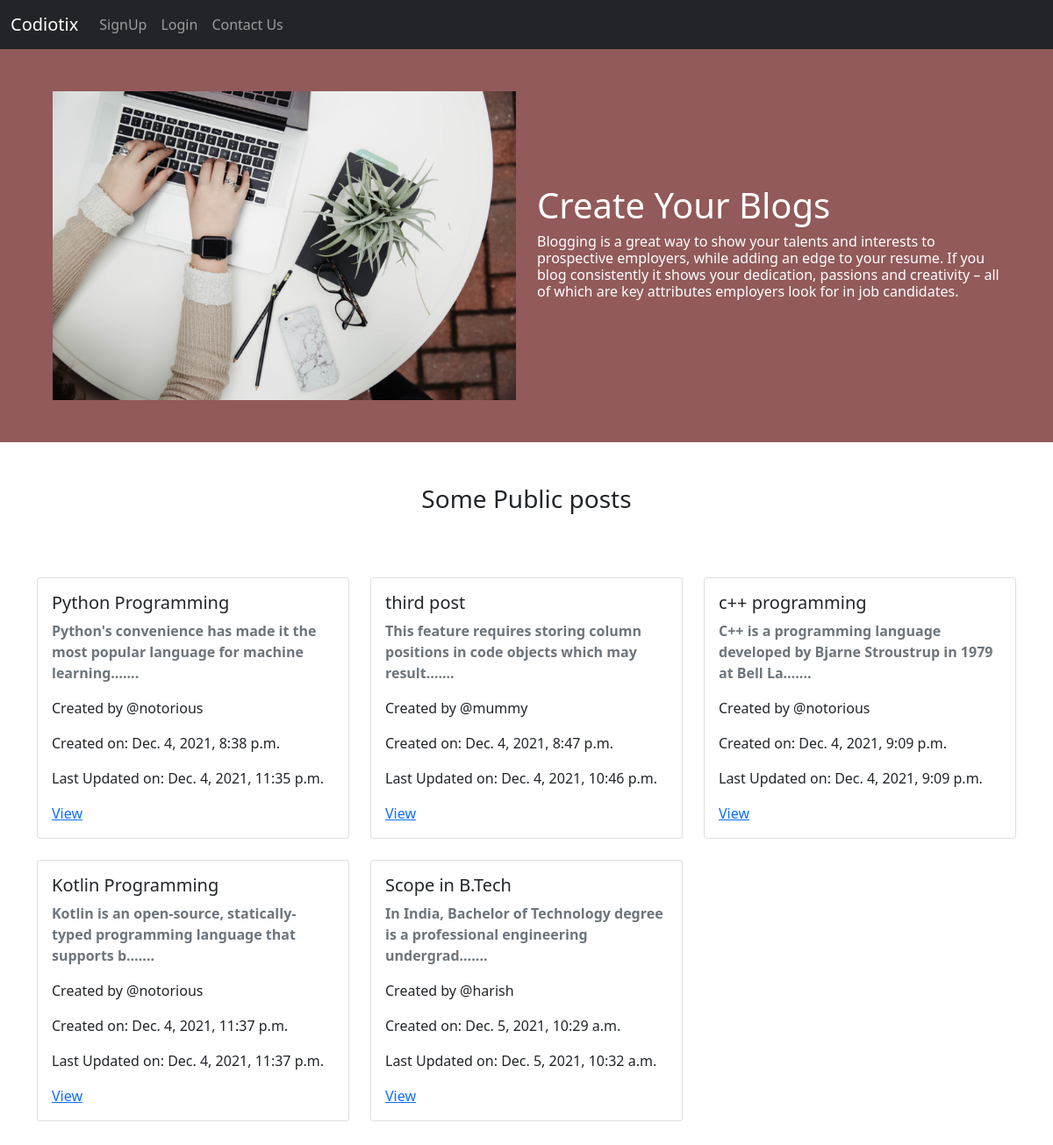
The page / on the database its author committed.
### blog/models.py (models this page shows, shortened)
class Post(models.Model):
    CATEGORIES = (
        ('public' ,'PUBLIC'),
        ('private' ,'PRIVATE'),
    )
    Title = models.CharField(max_length=50)
    Content = models.TextField()
    Type = models.CharField(max_length=30 , choices = CATEGORIES , default="public")
    Creator = models.ForeignKey(User , on_delete=models.CASCADE)
    Created_on = models.DateTimeField(auto_now_add=True)
    Updated_on = models.DateTimeField(auto_now=True)

### blog/views.py (the view)
# urls.py: path('' , views.home , name="home"),
def home(request):
    if request.user.is_authenticated:
        return redirect('dashboard')
    posts = Post.objects.filter(Type ="public")
    context = {
        'posts':posts
    }
    return render(request , 'blog/index.html' , context)

### blog/templates/blog/index.html (shortened to what this page needs)
{%extends 'blog/main.html'%}
{%load static%}
{%block content%}
<header class="my-header w-100 p-5">
<div class="container">
    <div class="row d-flex align-items-center justify-content-center">
        <div class="col-lg-6 col-sm-12 col-md-12">
            <img src="{%static 'img/blogimg.jpg'%}" class="header-img img-fluid">
        </div>
      <div class="col-lg-6 col-sm-12 col-md-12">
        <h1 class="h1 text-sm-center text-md-center text-lg-start text-white">Create Your Blogs</h1>
        <p class="h6 text-white mt-2">
            Blogging is a great way to show your talents and interests to prospective employers, while adding an edge to your resume. If you blog consistently it shows your dedication, passions and creativity – all of which are key attributes employers look for in job candidates.
        </p>
      </div>
    </div>
  </div>
</header>
<div class="container my-5">
<h3 class="h3 text-center">Some Public posts</h3>
<div class="row mt-5 g-4">
  {%for post in posts%}
  <div class="col-4">
      <div class="card">
          <div class="card-body">
            <h5 class="card-title">{{post.Title}}</h5>
            <p class="card-text text-muted"><b>{{post.Content|truncatechars:80}}....</b></p>
            <p class="card-text">Created by @{{post.Creator.username}}</p>
            <p class="card-text">Created on: {{post.Created_on}}</p>
            <p class="card-text">Last Updated on: {{post.Updated_on}}</p>
            <a class="card-link" href="{%url 'SeePost' post.id%}">View</a>
          </div>
        </div>
  </div>
  {%endfor%}
</div>
</div>
{%endblock content%}

### blog/templates/blog/main.html (shortened to what this page needs)
{%load static%}
<!doctype html>
<html lang="en">
  <head>
    <link rel="stylesheet" href="{% static 'css/style.css'%}">
    <link href="https://cdn.jsdelivr.net/npm/bootstrap@5.1.3/dist/css/bootstrap.min.css" rel="stylesheet">
  </head>
  <body>
      {%include 'blog/navbar.html'%}
      {%block content%} {%endblock content%}
  </body>
</html>

### blog/templates/blog/navbar.html (shortened to what this page needs)
{%load static%}
<nav class="navbar navbar-expand-lg navbar-dark bg-dark">
    <div class="container-fluid text-white">
      <a class="navbar-brand">Codiotix</a>
      <div class="collapse navbar-collapse" id="navbarSupportedContent">
        <ul class="navbar-nav  mb-2 mb-lg-0 ml-auto item">
          {%if user.is_authenticated%}
          <li class="nav-item">
            <a class="nav-link" href="{%url 'dashboard'%}">Dashboard</a>
          </li>
          <li class="nav-item">
            <a class="nav-link">Logged in as: @{{user.username}}</a>
          </li>
          <li class="nav-item">
            <a class="nav-link" href="{%url 'logout'%}">Logout</a>
          </li>
          <li class="nav-item">
            <a class="nav-link" href="{%url 'CreatePost'%}">Create a Post</a>
          </li>
          {%else%}
          <li class="nav-item">
            <a class="nav-link" href="{%url 'signup'%}">SignUp</a>
          </li>
          <li class="nav-item">
            <a class="nav-link" href="{%url 'login'%}">Login</a>
          </li>
          {%endif%}
          <li class="nav-item">
            <a class="nav-link" href="{%url 'contact'%}">Contact Us</a>
          </li>
        </ul>
      </div>
    </div>
  </nav>

### static/css/style.css (style rules this page uses)
.item { color:white !important; }
.header-img { width:100% !important; }
.my-header { background:rgb(146, 90, 90) !important; }

### rows shown on the page
Post: Title "Python Programming", Content "Python's convenience has made it the most popular language for machine learning…", Creator.username "notorious", Created_on "Dec. 4, 2021, 8:38 p.m.", Updated_on "Dec. 4, 2021, 11:35 p.m."
Post: Title "third post", Content "This feature requires storing column positions in code objects which may result…", Creator.username "mummy", Created_on "Dec. 4, 2021, 8:47 p.m.", Updated_on "Dec. 4, 2021, 10:46 p.m."
Post: Title "c++ programming", Content "C++ is a programming language developed by Bjarne Stroustrup in 1979 at Bell La…", Creator.username "notorious", Created_on "Dec. 4, 2021, 9:09 p.m.", Updated_on "Dec. 4, 2021, 9:09 p.m."
Post: Title "Kotlin Programming", Content "Kotlin is an open-source, statically-typed programming language that supports b…", Creator.username "notorious", Created_on "Dec. 4, 2021, 11:37 p.m.", Updated_on "Dec. 4, 2021, 11:37 p.m."
Post: Title "Scope in B.Tech", Content "In India, Bachelor of Technology degree is a professional engineering undergrad…", Creator.username "harish", Created_on "Dec. 5, 2021, 10:29 a.m.", Updated_on "Dec. 5, 2021, 10:32 a.m."
